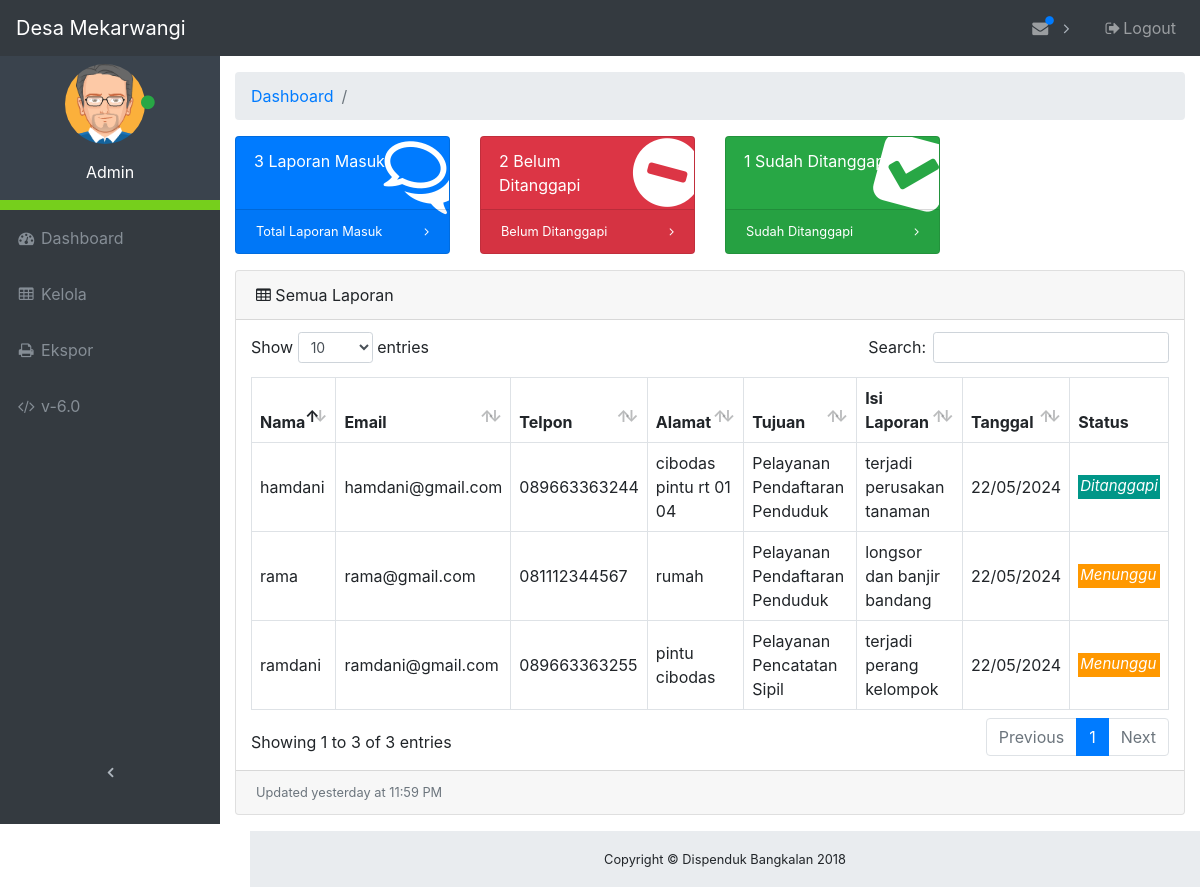
/admin/index (signed in), run on the app's committed database.
### tables this page shows
CREATE TABLE `laporan` (
  `id` int(11) NOT NULL,
  `nama` varchar(64) NOT NULL,
  `email` varchar(64) NOT NULL,
  `telpon` varchar(12) NOT NULL,
  `alamat` varchar(256) NOT NULL,
  `tujuan` int(11) NOT NULL,
  `isi` varchar(2048) NOT NULL,
  `tanggal` timestamp NOT NULL DEFAULT current_timestamp() ON UPDATE current_timestamp(),
  `status` varchar(12) NOT NULL
);

CREATE TABLE `divisi` (
  `id_divisi` int(11) NOT NULL,
  `nama_divisi` varchar(64) NOT NULL
);

### admin/index.php (the view, shortened to what this page needs)
<?php
    require_once("database.php");
    global $total_laporan_masuk, $total_laporan_menunggu, $total_laporan_ditanggapi;
    if ($id_admin > 0) {
        foreach($db->query("SELECT COUNT(*) FROM laporan WHERE laporan.tujuan = $id_admin") as $row) {
            $total_laporan_masuk = $row['COUNT(*)'];
        }
        foreach($db->query("SELECT COUNT(*) FROM laporan WHERE status = \"Ditanggapi\" AND laporan.tujuan = $id_admin") as $row) {
            $total_laporan_ditanggapi = $row['COUNT(*)'];
        }
        foreach($db->query("SELECT COUNT(*) FROM laporan WHERE status = \"Menunggu\" AND laporan.tujuan = $id_admin") as $row) {
            $total_laporan_menunggu = $row['COUNT(*)'];
        }
    } else {
        foreach($db->query("SELECT COUNT(*) FROM laporan") as $row) {
            $total_laporan_masuk = $row['COUNT(*)'];
        }
        foreach($db->query("SELECT COUNT(*) FROM laporan WHERE status = \"Ditanggapi\"") as $row) {
            $total_laporan_ditanggapi = $row['COUNT(*)'];
        }
        foreach($db->query("SELECT COUNT(*) FROM laporan WHERE status = \"Menunggu\"") as $row) {
            $total_laporan_menunggu = $row['COUNT(*)'];
        }
    }
 ?>
<!DOCTYPE html>
<html lang="en">
<head>
    <link href="vendor/bootstrap/css/bootstrap.css" rel="stylesheet">
    <link href="vendor/font-awesome/css/font-awesome.min.css" rel="stylesheet" type="text/css">
    <link href="vendor/datatables/dataTables.bootstrap4.css" rel="stylesheet">
    <link href="css/admin.css" rel="stylesheet">
</head>
<body class="fixed-nav sticky-footer" id="page-top">
    <nav class="navbar navbar-expand-lg navbar-dark bg-dark fixed-top" id="mainNav">
        <a class="navbar-brand" href="index">Desa Mekarwangi</a>
        <div class="collapse navbar-collapse" id="navbarResponsive">
            <ul class="navbar-nav navbar-sidenav sidebar-menu" id="exampleAccordion">
                <li class="sidebar-profile nav-item" data-toggle="tooltip" data-placement="right" title="Admin">
                    <div class="profile-main">
                        <p class="image">
                            <img alt="image" src="images/avatar1.png" width="80">
                            <span class="status"><i class="fa fa-circle text-success"></i></span>
                        </p>
                        <p>
                            <span class="">Admin</span><br>
                        </p>
                    </div>
                </li>
                <li class="nav-item" data-toggle="tooltip" data-placement="right" title="Dashboard">
                    <a class="nav-link" href="index">
                        <i class="fa fa-fw fa-dashboard"></i>
                        <span class="nav-link-text">Dashboard</span>
                    </a>
                </li>
                <li class="nav-item" data-toggle="tooltip" data-placement="right" title="Tables">
                    <a class="nav-link" href="tables">
                        <i class="fa fa-fw fa-table"></i>
                        <span class="nav-link-text">Kelola</span>
                    </a>
                </li>
                <li class="nav-item" data-toggle="tooltip" data-placement="right" title="Export">
                    <a class="nav-link" href="export">
                        <i class="fa fa-fw fa-print"></i>
                        <span class="nav-link-text">Ekspor</span>
                    </a>
                </li>
                <li class="nav-item" data-toggle="tooltip" data-placement="right" title="Version">
                    <a class="nav-link" href="#VersionModal" data-toggle="modal" data-target="#VersionModal">
                        <i class="fa fa-fw fa-code"></i>
                        <span class="nav-link-text">v-6.0</span>
                    </a>
                </li>
            </ul>
            <ul class="navbar-nav sidenav-toggler">
                <li class="nav-item">
                    <a class="nav-link text-center" id="sidenavToggler">
                        <i class="fa fa-fw fa-angle-left"></i>
                    </a>
                </li>
            </ul>
            <ul class="navbar-nav ml-auto">
                <li class="nav-item dropdown">
                    <a class="nav-link dropdown-toggle mr-lg-2" id="messagesDropdown" href="#" data-toggle="dropdown" aria-haspopup="true" aria-expanded="false">
                        <i class="fa fa-fw fa-envelope"></i>
                        <span class="indicator text-primary d-none d-lg-block">
                            <i class="fa fa-fw fa-circle"></i>
                        </span>
                    </a>
                    <?php
                        $statement = $db->query("SELECT * FROM laporan ORDER BY laporan.id DESC LIMIT 1");
                     ?>
                </li>
                <li class="nav-item">
                    <a class="nav-link" data-toggle="modal" data-target="#exampleModal">
                        <i class="fa fa-fw fa-sign-out"></i>Logout
                    </a>
                </li>
            </ul>
        </div>
    </nav>
    <div class="content-wrapper">
        <div class="container-fluid">
            <ol class="breadcrumb">
                <li class="breadcrumb-item">
                    <a href="#">Dashboard</a>
                </li>
                <li class="breadcrumb-item active"><?php echo $divisi; ?></li>
            </ol>
            <div class="row">
                <div class="col-xl-3 col-sm-6 mb-3">
                    <div class="card text-white bg-primary o-hidden h-100">
                        <div class="card-body">
                            <div class="card-body-icon">
                                <i class="fa fa-fw fa-comments-o"></i>
                            </div>
                            <div class="mr-5"><?php echo $total_laporan_masuk; ?> Laporan Masuk</div>
                        </div>
                        <a class="card-footer text-white clearfix small z-1" href="tables">
                            <span class="float-left">Total Laporan Masuk</span>
                            <span class="float-right">
                                <i class="fa fa-angle-right"></i>
                            </span>
                        </a>
                    </div>
                </div>
                <div class="col-xl-3 col-sm-6 mb-3">
                    <div class="card text-white bg-danger o-hidden h-100">
                        <div class="card-body">
                            <div class="card-body-icon">
                                <i class="fa fa-fw fa-minus-circle"></i>
                            </div>
                            <div class="mr-5"><?php echo $total_laporan_menunggu; ?> Belum Ditanggapi</div>
                        </div>
                        <a class="card-footer text-white clearfix small z-1" href="#">
                            <span class="float-left">Belum Ditanggapi</span>
                            <span class="float-right">
                                <i class="fa fa-angle-right"></i>
                            </span>
                        </a>
                    </div>
                </div>
                <div class="col-xl-3 col-sm-6 mb-3">
                    <div class="card text-white bg-success o-hidden h-100">
                        <div class="card-body">
                            <div class="card-body-icon">
                                <i class="fa fa-fw fa-check-square"></i>
                            </div>
                            <div class="mr-5"><?php echo $total_laporan_ditanggapi; ?> Sudah Ditanggapi</div>
                        </div>
                        <a class="card-footer text-white clearfix small z-1" href="#">
                            <span class="float-left">Sudah Ditanggapi</span>
                            <span class="float-right">
                                <i class="fa fa-angle-right"></i>
                            </span>
                        </a>
                    </div>
                </div>
            </div>
            <div class="card mb-3">
                <div class="card-header">
                    <i class="fa fa-table"></i> Semua Laporan
                </div>
                <div class="card-body">
                    <div class="table-responsive">
                        <table class="table table-bordered" id="dataTable" width="100%" cellspacing="0">
                            <thead>
                                <tr>
                                    <th>Nama</th>
                                    <th>Email</th>
                                    <th>Telpon</th>
                                    <th>Alamat</th>
                                    <th>Tujuan</th>
                                    <th>Isi Laporan</th>
                                    <th>Tanggal</th>
                                    <th class="sorting_asc_disabled sorting_desc_disabled">Status</th>
                                </tr>
                            </thead>
                            <tbody>
                                <?php
                            if ($id_admin > 0) {
                                $statement = $db->query("SELECT * FROM laporan, divisi WHERE laporan.tujuan = divisi.id_divisi AND laporan.tujuan = $id_admin ORDER BY laporan.id DESC");
                            } else {
                                $statement = $db->query("SELECT * FROM laporan, divisi WHERE laporan.tujuan = divisi.id_divisi ORDER BY laporan.id DESC");
                            }
                            foreach ($statement as $key ) {
                                $mysqldate = $key['tanggal'];
                                $phpdate = strtotime($mysqldate);
                                $tanggal = date( 'd/m/Y', $phpdate);
                                $status  = $key['status'];
                                if($status == "Ditanggapi") {
                                    $style_status = "<p style=\"background-color:#009688;color:#fff;padding-left:2px;padding-right:2px;padding-bottom:2px;margin-top:16px;font-size:15px;font-style:italic;\">Ditanggapi</p>";
                                } else {
                                    $style_status = "<p style=\"background-color:#FF9800;color:#fff;padding-left:2px;padding-right:2px;padding-bottom:2px;margin-top:16px;font-size:15px;font-style:italic;\">Menunggu</p>";
                                }
                                ?>
                                <tr>
                                    <td><?php echo $key['nama']; ?></td>
                                    <td><?php echo $key['email']; ?></td>
                                    <td><?php echo $key['telpon']; ?></td>
                                    <td><?php echo $key['alamat']; ?></td>
                                    <td><?php echo $key['nama_divisi']; ?></td>
                                    <td><?php echo $key['isi']; ?></td>
                                    <td><?php echo $tanggal; ?></td>
                                    <td><?php echo $style_status; ?></td>
                                </tr>
                                <?php
                            }
                            ?>
                            </tbody>
                        </table>
                    </div>
                </div>
                <div class="card-footer small text-muted">Updated yesterday at 11:59 PM</div>
            </div>
        </div>
        <footer class="sticky-footer">
            <div class="container">
                <div class="text-center">
                    <small>Copyright © Dispenduk Bangkalan 2018</small>
                </div>
            </div>
        </footer>
    </div>
</body>
</html>

### admin/css/admin.css (style rules this page uses)
html { position: relative; min-height: 100%; }
body { overflow-x: hidden; }
body.sticky-footer { margin-bottom: 56px; }
body.sticky-footer .content-wrapper { min-height: calc(100vh - 56px - 56px); }
body.fixed-nav { padding-top: 56px; }
.content-wrapper { min-height: calc(100vh - 56px); padding-top: 1rem; }
.o-hidden { overflow: hidden !important; }
.z-1 { z-index: 1; }
#mainNav .navbar-collapse { overflow: auto; max-height: 75vh; }
#mainNav .navbar-collapse .navbar-nav .nav-item .nav-link { cursor: pointer; }
#mainNav .navbar-collapse .sidenav-toggler { display: none; }
#mainNav .navbar-collapse .navbar-nav > .nav-item.dropdown > .nav-link { position: relative; min-width: 45px; }
#mainNav .navbar-collapse .navbar-nav > .nav-item.dropdown > .nav-link:after { float: right; width: auto; content: '\f105'; border: none; font-family: 'FontAwesome'; }
#mainNav .navbar-collapse .navbar-nav > .nav-item.dropdown > .nav-link .indicator { position: absolute; top: 5px; left: 21px; font-size: 10px; }
@media (min-width: 992px) { #mainNav .navbar-brand { width: 250px; } }
@media (min-width: 992px) { #mainNav .navbar-collapse { overflow: visible; max-height: none; } }
@media (min-width: 992px) { #mainNav .navbar-collapse .navbar-sidenav { position: absolute; top: 0; left: 0; -webkit-flex-direction: column; -ms-flex-direction: column; flex-direction: column; margin-top: 56px; } }
@media (min-width: 992px) { #mainNav .navbar-collapse .navbar-sidenav > .nav-item { width: 220px; padding: 0; } }
@media (min-width: 992px) { #mainNav .navbar-collapse .navbar-sidenav > .nav-item > .nav-link { padding: 1em; } }
@media (min-width: 992px) { #mainNav .navbar-collapse .navbar-nav > .nav-item.dropdown > .nav-link { min-width: 0; } }
@media (min-width: 992px) { #mainNav .navbar-collapse .navbar-nav > .nav-item.dropdown > .nav-link:after { width: 24px; text-align: center; } }
#mainNav.fixed-top .sidenav-toggler { display: none; }
@media (min-width: 992px) { #mainNav.fixed-top .navbar-sidenav { height: calc(110vh - 112px); } }
@media (min-width: 992px) { #mainNav.fixed-top .sidenav-toggler { position: absolute; top: 0; left: 0; display: flex; -webkit-flex-direction: column; -ms-flex-direction: column; flex-direction: column; margin-top: calc(100vh - 56px); } }
@media (min-width: 992px) { #mainNav.fixed-top .sidenav-toggler > .nav-item { width: 220px; padding: 0; } }
@media (min-width: 992px) { #mainNav.fixed-top .sidenav-toggler > .nav-item > .nav-link { padding: 1em; } }
#mainNav.fixed-top.navbar-dark .sidenav-toggler a i { color: #adb5bd; }
.content-wrapper { overflow-x: hidden; background: white; }
@media (min-width: 992px) { .content-wrapper { margin-left: 220px; } }
#sidenavToggler i { font-weight: 800; }
#mainNav.navbar-dark .navbar-collapse .navbar-sidenav > .nav-item > .nav-link { color: #868e96; }
#mainNav.navbar-dark .navbar-collapse .navbar-nav > .nav-item.dropdown > .nav-link:after { color: #adb5bd; }
@media (min-width: 992px) { #mainNav.navbar-dark .navbar-collapse .navbar-sidenav { background: #343a40; } }
.card-body-icon { position: absolute; z-index: 0; top: -25px; right: -25px; font-size: 5rem; -webkit-transform: rotate(15deg); -ms-transform: rotate(15deg); transform: rotate(15deg); }
footer.sticky-footer { position: absolute; right: 0; bottom: 0; width: 100%; height: 56px; background-color: #e9ecef; line-height: 55px; }
@media (min-width: 992px) { footer.sticky-footer { width: calc(100% - 250px); } }
ul.sidebar-menu li.sidebar-profile { background-color: #3A434D; padding: 10px; color: #fff; text-align: center; border-bottom: 10px solid #76CF1C; }
ul.sidebar-menu li.sidebar-profile .image img { border-radius: 60%; }
ul.sidebar-menu li.sidebar-profile .status { margin-top: -10px; font-size: 7; margin-left: -9px; }
ul.sidebar-menu li.sidebar-profile .profile-main { margin-top: 8px; }

### data on the page
laporan: nama "rama", email "rama@gmail.com", telpon "081112344567", alamat "rumah", tujuan.nama_divisi "Pelayanan Pendaftaran Penduduk", isi "longsor dan banjir bandang", tanggal "22/05/2024", status "Menunggu"
laporan: nama "ramdani", email "ramdani@gmail.com", telpon "089663363255", alamat "pintu cibodas", tujuan.nama_divisi "Pelayanan Pencatatan Sipil", isi "terjadi perang kelompok", tanggal "22/05/2024", status "Menunggu"
laporan: nama "hamdani", email "hamdani@gmail.com", telpon "089663363244", alamat "cibodas pintu rt 01 04", tujuan.nama_divisi "Pelayanan Pendaftaran Penduduk", isi "terjadi perusakan tanaman", tanggal "22/05/2024", status "Ditanggapi"

### other printed values
$total_laporan_masuk "3"
$total_laporan_menunggu "2"
$total_laporan_ditanggapi "1"
